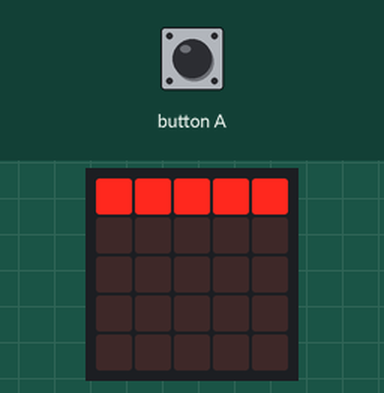
This program was run on a simulated BBC micro:bit (MakeCode). On the bench: the board's 5×5 LED display. The test bench sets the inputs (shaded band).

Above: at 1.6 s.
1.7 s: button A pressed for 0.15 s
At 6.5 s:
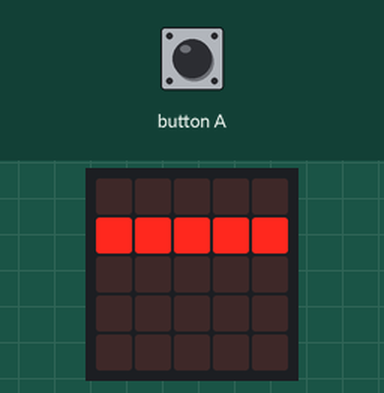
At 9.1 s:
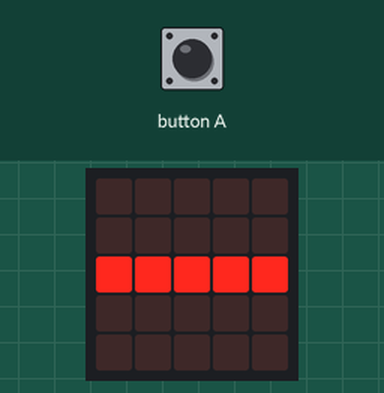
Timing chart, 0 to 10.6 s (numbered marks = the images above; inputs shaded):
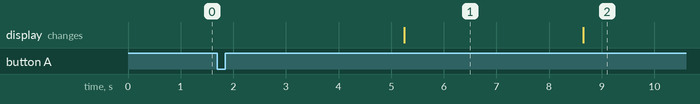

Measured:
- after the input at 1.7 s, the display: changes after 3.6 s (image 1)
- what the display in image 1 shows lasts 3.4 s, from 5.3 s to 8.7 s

The program:

main.ts
```typescript
input.onButtonPressed(Button.A, function on_button_pressed_a() {
    forever(function on_forever() {
        let soucet = 0
        if (soucet == 0) {
            prvniradek.showImage(0)
        }

        basic.pause(3000)
        for (let i = 0; i < 4; i++) {
            soucet += 1
            if (soucet == 1) {
                druhy.showImage(0)
            }

            if (soucet == 2) {
                treti.showImage(0)
            }

            if (soucet == 3) {
                ctvrty.showImage(0)
            }

            if (soucet == 4) {
                paty.showImage(0)
            }

            basic.pause(3000)
        }
    })
})
let prvniradek = images.createImage(`
#####
. . . . .
. . . . .
. . . . .
. . . . .
`)
let druhy = images.createImage(`
. . . . .
#####
. . . . .
. . . . .
. . . . .
`)
let treti = images.createImage(`
. . . . .
. . . . .
#####
. . . . .
. . . . .
`)
let ctvrty = images.createImage(`
. . . . .
. . . . .
. . . . .
#####
. . . . .
`)
let paty = images.createImage(`
. . . . .
. . . . .
. . . . .
. . . . .
#####
`)
prvniradek.showImage(0)
```

test.ts
```typescript
// Tady jsou testy. Při použití tohoto balíčku jako rozšíření nebude zkompilováno.
```
